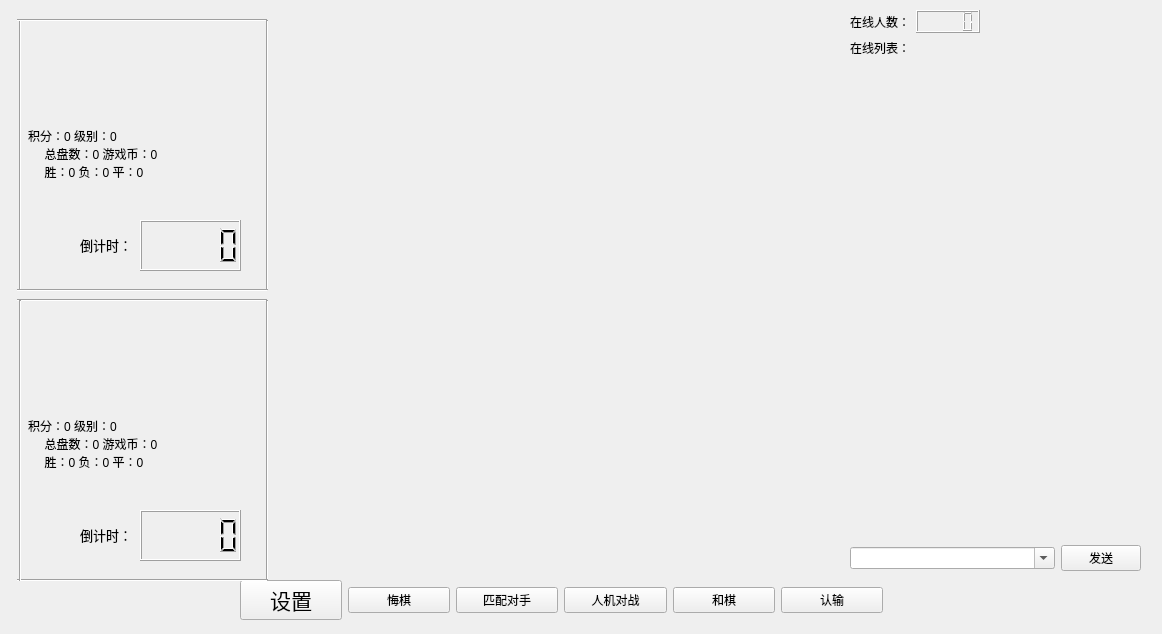
<?xml version="1.0" encoding="UTF-8"?>
<ui version="4.0">
 <class>Form</class>
 <widget class="QWidget" name="Form">
  <property name="geometry">
   <rect>
    <x>0</x>
    <y>0</y>
    <width>1162</width>
    <height>634</height>
   </rect>
  </property>
  <property name="windowTitle">
   <string>Form</string>
  </property>
  <property name="styleSheet">
   <string notr="true">/************* 左侧管理工具栏 ***************/
    QWidget#mangeWidget, #listItemWidget, #musicMangeScrollAreaWidget {
    background-color: #f5f5f7;
    }
    QListWidget#musicMangeListWidget {
    border: none;
    outline: none;
    background-color: #f5f5f7;
    }
    QListWidget#musicMangeListWidget::item {
    background-color: #f5f5f7;
    border: solid
    }
    QListWidget#musicMangeListWidget::item:hover {
    background-color: #f5f5f7;
    }
    QListWidget#musicMangeListWidget::item:selected {
    background-color: #e6e7ea;
    border-left-width: 4px;
    border-left-color: #c62f2f;
    }
    QLabel#boxTitleLabel, #toolboxNameLabel {
    color: #696969;
    font-family: &quot;Microsoft Yahei&quot;;
    font-size: 9pt;
    background-color: #f5f5f7;
    }
    QScrollArea#musicMangeScrollArea {
    border: 0px solid;
    border-right-width: 1px;
    border-right-color: #dcdbdc;
    background-color: #f5f5f7;
    }
    QScrollBar:vertical {
    border: none;
    background: #f5f5f7;
    width: 10px;
    margin: 0px 0 0px 0;
    }
    QScrollBar::handle:vertical {
    background: Gainsboro;
    min-height: 20px;
    border-radius: 5px;
    border: none;
    }
    QScrollBar::add-line:vertical {
    border: 0px solid grey;
    background: #32CC99;
    height: 0px;
    subcontrol-position: bottom;
    subcontrol-origin: margin;
    }
    QScrollBar::sub-line:vertical {
    border: 0px solid grey;
    background: #32CC99;
    height: 0px;
    subcontrol-position: top;
    subcontrol-origin: margin;
    }
    QScrollBar::add-page:vertical, QScrollBar::sub-page:vertical {
    background: none;
    width: 0px;
    height: 0px;
    }
    QPushButton#playListTitleButton, #openListButton,
    #createPLayListButton {
    border: none;
    }
    QPushButton#playListTitleButton {
    text-align : left;
    color: #696969;
    font-family: &quot;Microsoft Yahei&quot;;
    font-size: 9pt;
    background-color: #f5f5f7;
    }
   </string>
  </property>
  <widget class="QLabel" name="label">
   <property name="geometry">
    <rect>
     <x>290</x>
     <y>30</y>
     <width>540</width>
     <height>540</height>
    </rect>
   </property>
   <property name="cursor">
    <cursorShape>ArrowCursor</cursorShape>
   </property>
   <property name="inputMethodHints">
    <set>Qt::ImhNone</set>
   </property>
   <property name="text">
    <string/>
   </property>
   <property name="pixmap">
    <pixmap>source/chessboard.jpg</pixmap>
   </property>
   <property name="buddy">
    <cstring>listView</cstring>
   </property>
  </widget>
  <widget class="QLabel" name="label_11">
   <property name="enabled">
    <bool>true</bool>
   </property>
   <property name="geometry">
    <rect>
     <x>77</x>
     <y>0</y>
     <width>128</width>
     <height>128</height>
    </rect>
   </property>
   <property name="sizePolicy">
    <sizepolicy hsizetype="Preferred" vsizetype="Preferred">
     <horstretch>100</horstretch>
     <verstretch>123</verstretch>
    </sizepolicy>
   </property>
   <property name="text">
    <string/>
   </property>
   <property name="pixmap">
    <pixmap>source/avatar/1.png</pixmap>
   </property>
  </widget>
  <widget class="QLabel" name="label_3">
   <property name="geometry">
    <rect>
     <x>28</x>
     <y>105</y>
     <width>231</width>
     <height>111</height>
    </rect>
   </property>
   <property name="sizePolicy">
    <sizepolicy hsizetype="Maximum" vsizetype="Fixed">
     <horstretch>0</horstretch>
     <verstretch>0</verstretch>
    </sizepolicy>
   </property>
   <property name="text">
    <string>积分：0 级别：0
     总盘数：0 游戏币：0
     胜：0 负：0 平：0
    </string>
   </property>
  </widget>
  <widget class="Line" name="line">
   <property name="geometry">
    <rect>
     <x>10</x>
     <y>20</y>
     <width>20</width>
     <height>271</height>
    </rect>
   </property>
   <property name="orientation">
    <enum>Qt::Vertical</enum>
   </property>
  </widget>
  <widget class="Line" name="line_2">
   <property name="geometry">
    <rect>
     <x>257</x>
     <y>20</y>
     <width>20</width>
     <height>271</height>
    </rect>
   </property>
   <property name="sizePolicy">
    <sizepolicy hsizetype="Minimum" vsizetype="Fixed">
     <horstretch>0</horstretch>
     <verstretch>0</verstretch>
    </sizepolicy>
   </property>
   <property name="orientation">
    <enum>Qt::Vertical</enum>
   </property>
  </widget>
  <widget class="Line" name="line_3">
   <property name="geometry">
    <rect>
     <x>17</x>
     <y>280</y>
     <width>251</width>
     <height>20</height>
    </rect>
   </property>
   <property name="orientation">
    <enum>Qt::Horizontal</enum>
   </property>
  </widget>
  <widget class="Line" name="line_4">
   <property name="geometry">
    <rect>
     <x>17</x>
     <y>10</y>
     <width>250</width>
     <height>20</height>
    </rect>
   </property>
   <property name="orientation">
    <enum>Qt::Horizontal</enum>
   </property>
  </widget>
  <widget class="QLabel" name="label_2">
   <property name="geometry">
    <rect>
     <x>40</x>
     <y>230</y>
     <width>36</width>
     <height>36</height>
    </rect>
   </property>
   <property name="text">
    <string/>
   </property>
   <property name="pixmap">
    <pixmap>source/black.png</pixmap>
   </property>
  </widget>
  <widget class="QLabel" name="label_4">
   <property name="geometry">
    <rect>
     <x>28</x>
     <y>395</y>
     <width>231</width>
     <height>111</height>
    </rect>
   </property>
   <property name="sizePolicy">
    <sizepolicy hsizetype="Maximum" vsizetype="Fixed">
     <horstretch>0</horstretch>
     <verstretch>0</verstretch>
    </sizepolicy>
   </property>
   <property name="text">
    <string>积分：0 级别：0
     总盘数：0 游戏币：0
     胜：0 负：0 平：0
    </string>
   </property>
  </widget>
  <widget class="Line" name="line_5">
   <property name="geometry">
    <rect>
     <x>17</x>
     <y>290</y>
     <width>250</width>
     <height>20</height>
    </rect>
   </property>
   <property name="orientation">
    <enum>Qt::Horizontal</enum>
   </property>
  </widget>
  <widget class="Line" name="line_6">
   <property name="geometry">
    <rect>
     <x>257</x>
     <y>300</y>
     <width>20</width>
     <height>281</height>
    </rect>
   </property>
   <property name="sizePolicy">
    <sizepolicy hsizetype="Minimum" vsizetype="Fixed">
     <horstretch>0</horstretch>
     <verstretch>0</verstretch>
    </sizepolicy>
   </property>
   <property name="orientation">
    <enum>Qt::Vertical</enum>
   </property>
  </widget>
  <widget class="QLabel" name="label_5">
   <property name="geometry">
    <rect>
     <x>40</x>
     <y>520</y>
     <width>36</width>
     <height>36</height>
    </rect>
   </property>
   <property name="text">
    <string/>
   </property>
   <property name="pixmap">
    <pixmap>source/white.png</pixmap>
   </property>
  </widget>
  <widget class="Line" name="line_7">
   <property name="geometry">
    <rect>
     <x>17</x>
     <y>570</y>
     <width>251</width>
     <height>20</height>
    </rect>
   </property>
   <property name="orientation">
    <enum>Qt::Horizontal</enum>
   </property>
  </widget>
  <widget class="QLabel" name="label_12">
   <property name="enabled">
    <bool>true</bool>
   </property>
   <property name="geometry">
    <rect>
     <x>77</x>
     <y>280</y>
     <width>128</width>
     <height>128</height>
    </rect>
   </property>
   <property name="sizePolicy">
    <sizepolicy hsizetype="Preferred" vsizetype="Preferred">
     <horstretch>100</horstretch>
     <verstretch>123</verstretch>
    </sizepolicy>
   </property>
   <property name="text">
    <string/>
   </property>
   <property name="pixmap">
    <pixmap>source/avatar/1.png</pixmap>
   </property>
  </widget>
  <widget class="Line" name="line_8">
   <property name="geometry">
    <rect>
     <x>10</x>
     <y>300</y>
     <width>20</width>
     <height>281</height>
    </rect>
   </property>
   <property name="orientation">
    <enum>Qt::Vertical</enum>
   </property>
  </widget>
  <widget class="QLCDNumber" name="lcdNumber">
   <property name="geometry">
    <rect>
     <x>140</x>
     <y>220</y>
     <width>101</width>
     <height>51</height>
    </rect>
   </property>
   <property name="value" stdset="0">
    <double>0.000000000000000</double>
   </property>
  </widget>
  <widget class="QLCDNumber" name="lcdNumber_2">
   <property name="geometry">
    <rect>
     <x>140</x>
     <y>510</y>
     <width>101</width>
     <height>51</height>
    </rect>
   </property>
   <property name="value" stdset="0">
    <double>0.000000000000000</double>
   </property>
  </widget>
  <widget class="QLabel" name="label_7">
   <property name="geometry">
    <rect>
     <x>80</x>
     <y>220</y>
     <width>61</width>
     <height>51</height>
    </rect>
   </property>
   <property name="text">
    <string>&lt;html&gt;&lt;head/&gt;&lt;body&gt;&lt;p&gt;&lt;span style=&quot; font-size:10pt;&quot;&gt;倒计时：&lt;/span&gt;&lt;/p&gt;&lt;/body&gt;&lt;/html&gt;</string>
   </property>
  </widget>
  <widget class="QLabel" name="label_8">
   <property name="geometry">
    <rect>
     <x>80</x>
     <y>510</y>
     <width>61</width>
     <height>51</height>
    </rect>
   </property>
   <property name="text">
    <string>&lt;html&gt;&lt;head/&gt;&lt;body&gt;&lt;p&gt;&lt;span style=&quot; font-size:10pt;&quot;&gt;倒计时：&lt;/span&gt;&lt;/p&gt;&lt;/body&gt;&lt;/html&gt;</string>
   </property>
  </widget>
  <widget class="QWidget" name="layoutWidget">
   <property name="geometry">
    <rect>
     <x>240</x>
     <y>580</y>
     <width>643</width>
     <height>40</height>
    </rect>
   </property>
   <layout class="QHBoxLayout" name="horizontalLayout_2">
    <item>
     <widget class="QPushButton" name="pushButton_6">
      <property name="font">
       <font>
        <family>华文行楷</family>
        <pointsize>16</pointsize>
        <weight>50</weight>
        <italic>false</italic>
        <bold>false</bold>
        <stylestrategy>PreferDefault</stylestrategy>
       </font>
      </property>
      <property name="styleSheet">
       <string notr="true">font: 16pt &quot;华文行楷&quot;;</string>
      </property>
      <property name="text">
       <string>设置</string>
      </property>
     </widget>
    </item>
    <item>
     <widget class="QPushButton" name="pushButton_2">
      <property name="styleSheet">
       <string notr="true">font: 16pt &quot;华文行楷&quot;;</string>
      </property>
      <property name="text">
       <string>悔棋</string>
      </property>
     </widget>
    </item>
    <item>
     <widget class="QPushButton" name="pushButton_4">
      <property name="autoFillBackground">
       <bool>false</bool>
      </property>
      <property name="styleSheet">
       <string notr="true">font: 16pt &quot;华文行楷&quot;;
        background-image: url(&quot;/source/button.png&quot;);
       </string>
      </property>
      <property name="text">
       <string>匹配对手</string>
      </property>
     </widget>
    </item>
    <item>
     <widget class="QPushButton" name="pushButton_7">
      <property name="styleSheet">
       <string notr="true">font: 16pt &quot;华文行楷&quot;;</string>
      </property>
      <property name="text">
       <string>人机对战</string>
      </property>
     </widget>
    </item>
    <item>
     <widget class="QPushButton" name="pushButton_3">
      <property name="styleSheet">
       <string notr="true">font: 16pt &quot;华文行楷&quot;;</string>
      </property>
      <property name="text">
       <string>和棋</string>
      </property>
     </widget>
    </item>
    <item>
     <widget class="QPushButton" name="pushButton_5">
      <property name="styleSheet">
       <string notr="true">font: 16pt &quot;华文行楷&quot;;</string>
      </property>
      <property name="text">
       <string>认输</string>
      </property>
     </widget>
    </item>
   </layout>
  </widget>
  <widget class="QWidget" name="layoutWidget">
   <property name="geometry">
    <rect>
     <x>850</x>
     <y>10</y>
     <width>291</width>
     <height>561</height>
    </rect>
   </property>
   <layout class="QGridLayout" name="gridLayout">
    <property name="sizeConstraint">
     <enum>QLayout::SetMaximumSize</enum>
    </property>
    <item row="0" column="0">
     <layout class="QHBoxLayout" name="horizontalLayout_3">
      <item>
       <widget class="QLabel" name="label_6">
        <property name="text">
         <string>在线人数：</string>
        </property>
       </widget>
      </item>
      <item>
       <widget class="QLCDNumber" name="lcdNumber_3"/>
      </item>
      <item>
       <spacer name="horizontalSpacer">
        <property name="orientation">
         <enum>Qt::Horizontal</enum>
        </property>
        <property name="sizeHint" stdset="0">
         <size>
          <width>40</width>
          <height>20</height>
         </size>
        </property>
       </spacer>
      </item>
     </layout>
    </item>
    <item row="1" column="0">
     <layout class="QVBoxLayout" name="verticalLayout_2">
      <item>
       <widget class="QLabel" name="label_9">
        <property name="text">
         <string>在线列表：</string>
        </property>
       </widget>
      </item>
      <item>
       <widget class="QListView" name="listView">
        <property name="styleSheet">
         <string notr="true">background-color: #4C4C4C; /*#004100;*/color: #bbbbbb;background-color:transparent</string>
        </property>
       </widget>
      </item>
     </layout>
    </item>
    <item row="2" column="0">
     <layout class="QVBoxLayout" name="verticalLayout">
      <item>
       <widget class="QTextBrowser" name="textBrowser">
        <property name="cursor" stdset="0">
         <cursorShape>ArrowCursor</cursorShape>
        </property>
        <property name="styleSheet">
         <string notr="true">background-color: #4C4C4C; /*#004100;*/color: #bbbbbb;background-color:transparent</string>
        </property>
       </widget>
      </item>
      <item>
       <layout class="QHBoxLayout" name="horizontalLayout">
        <item>
         <widget class="QComboBox" name="comboBox">
          <property name="enabled">
           <bool>true</bool>
          </property>
          <property name="tabletTracking">
           <bool>false</bool>
          </property>
          <property name="editable">
           <bool>true</bool>
          </property>
          <property name="currentText">
           <string/>
          </property>
          <property name="currentIndex">
           <number>-1</number>
          </property>
          <property name="insertPolicy">
           <enum>QComboBox::NoInsert</enum>
          </property>
          <item>
           <property name="text">
            <string>大家好，很高兴见到各位！</string>
           </property>
          </item>
          <item>
           <property name="text">
            <string>快点吧，我等到花儿也谢了。</string>
           </property>
          </item>
          <item>
           <property name="text">
            <string>你的牌打得太好了！</string>
           </property>
          </item>
          <item>
           <property name="text">
            <string>我们交个朋友吧，能告诉我你的联系方法吗？</string>
           </property>
          </item>
          <item>
           <property name="text">
            <string>各位，真不好意思，我要离开一会。</string>
           </property>
          </item>
          <item>
           <property name="text">
            <string>又断线了，网络怎么这么差啊！</string>
           </property>
          </item>
          <item>
           <property name="text">
            <string>不要吵了，有什么好吵的，专心玩游戏吧。</string>
           </property>
          </item>
          <item>
           <property name="text">
            <string>你是MM，还是GG？</string>
           </property>
          </item>
          <item>
           <property name="text">
            <string>下次再玩吧，我要走了。</string>
           </property>
          </item>
          <item>
           <property name="text">
            <string>再见了，我会想念大家的。</string>
           </property>
          </item>
          <item>
           <property name="text">
            <string>和你合作真是太愉快啦。</string>
           </property>
          </item>
          <item>
           <property name="text">
            <string>不要走，决战到天亮。</string>
           </property>
          </item>
          <item>
           <property name="text">
            <string>😀😁🤣🤣😃😄😅😆</string>
           </property>
          </item>
         </widget>
        </item>
        <item>
         <widget class="QPushButton" name="pushButton">
          <property name="text">
           <string>发送</string>
          </property>
         </widget>
        </item>
       </layout>
      </item>
     </layout>
    </item>
   </layout>
  </widget>
  <zorder>label_2</zorder>
  <zorder>lcdNumber</zorder>
  <zorder>layoutWidget</zorder>
  <zorder>label</zorder>
  <zorder>layoutWidget</zorder>
  <zorder>label_11</zorder>
  <zorder>label_3</zorder>
  <zorder>line</zorder>
  <zorder>line_2</zorder>
  <zorder>line_3</zorder>
  <zorder>line_4</zorder>
  <zorder>label_4</zorder>
  <zorder>line_5</zorder>
  <zorder>line_6</zorder>
  <zorder>label_5</zorder>
  <zorder>line_7</zorder>
  <zorder>label_12</zorder>
  <zorder>line_8</zorder>
  <zorder>lcdNumber_2</zorder>
  <zorder>label_7</zorder>
  <zorder>label_8</zorder>
 </widget>
 <resources/>
 <connections/>
</ui>
